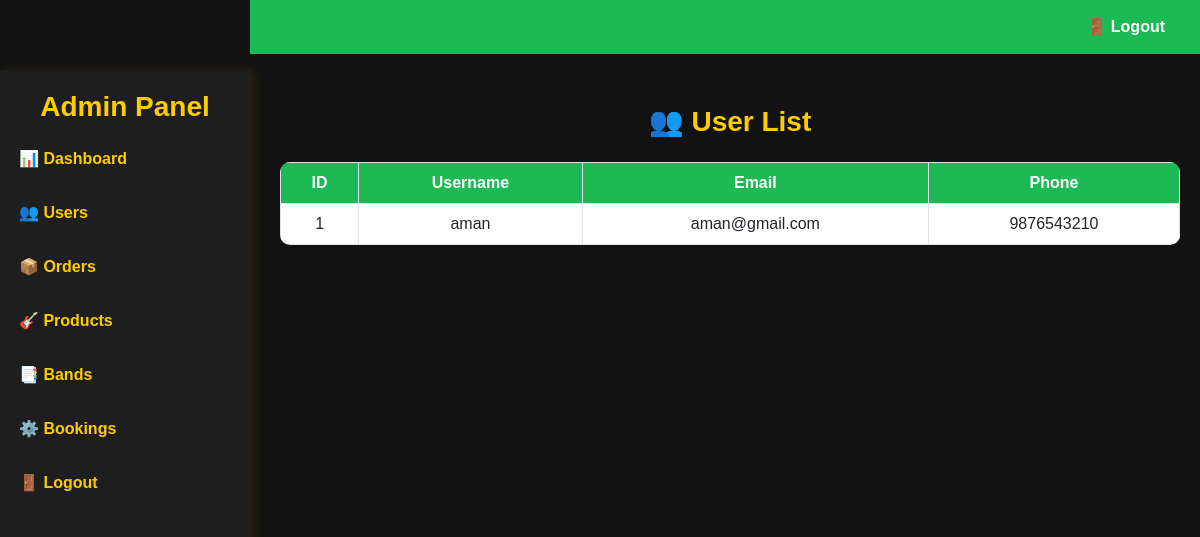
The app's page /users/, older data.
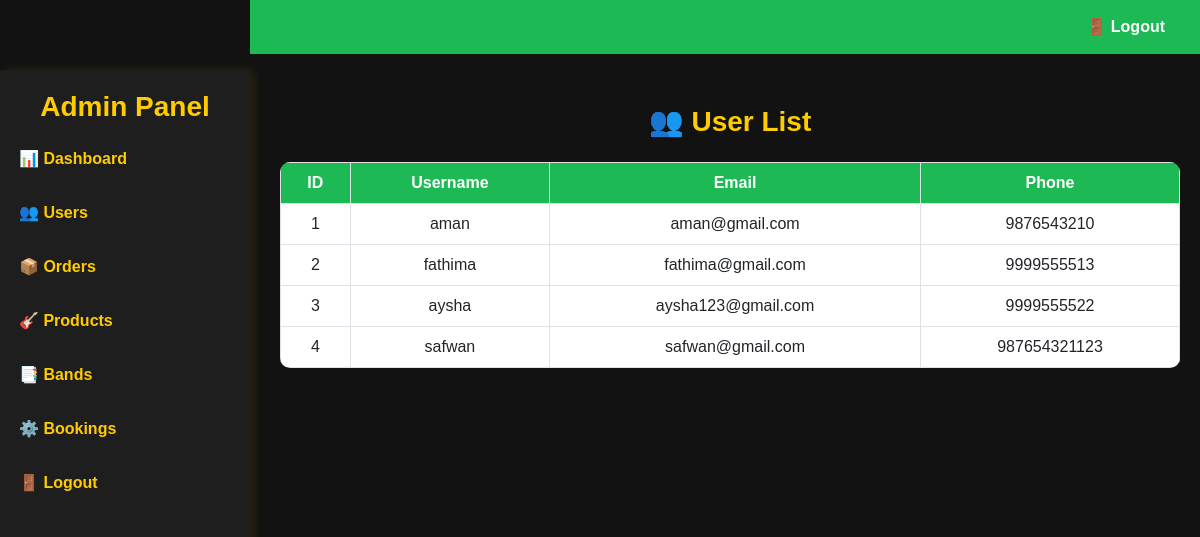
The same page, newer data.
### app/models.py (models this page shows, shortened)
class Customer(models.Model):
    name = models.CharField(max_length=100)
    email = models.EmailField(unique=True)
    phone = models.PositiveBigIntegerField()
    password = models.CharField(max_length=255)
    location = models.CharField(max_length=255)

### app/views.py (the view)
# urls.py: path('users/',views.users,name='users'),
def users(request):
    usr=Customer.objects.all()
    return render(request,'admin/users.html',{'usr':usr})

### templates/admin/users.html (shortened to what this page needs)
<!DOCTYPE html>
<html lang="en">
<head>
    <link rel="stylesheet" href="https://cdn.jsdelivr.net/npm/bootstrap@5.3.0/dist/css/bootstrap.min.css">
</head>
<body>
    <div class="sidebar">
        <h3>Admin Panel</h3>
        <a href="../adminhome">📊 Dashboard</a>
        <a href="../users">👥 Users</a>
        <a href="../orders">📦 Orders</a>
        <a href="../products">🎸 Products</a>
        <a href="../bands">📑 Bands</a>
        <a href="../bookings">⚙️ Bookings</a>
        <a href="../logout">🚪 Logout</a>
    </div>
    <div class="top-navbar">
        <a href="../logout">🚪 Logout</a>
    </div>
    <div class="content">
        <h2 class="heading">👥 User List</h2>
        <table class="table table-bordered text-center">
            <thead>
                <tr>
                    <th>ID</th>
                    <th>Username</th>
                    <th>Email</th>
                    <th>Phone</th>
                </tr>
            </thead>
            <tbody>
                {% for u in usr %}
                <tr>
                    <td>{{ u.id }}</td>
                    <td>{{ u.name }}</td>
                    <td>{{ u.email }}</td>
                    <td>{{ u.phone }}</td>
                </tr>
                {% endfor %}
            </tbody>
        </table>
    </div>
</body>
</html>

Row changes from the older to the newer data that the page shows:
added Customer: id "2", name "fathima", email "fathima@gmail.com", phone "9999555513"
added Customer: id "3", name "aysha", email "aysha123@gmail.com", phone "9999555522"
added Customer: id "4", name "safwan", email "safwan@gmail.com", phone "987654321123"
